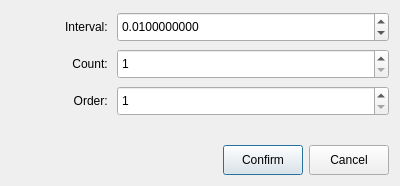
<?xml version="1.0" encoding="UTF-8"?>
<ui version="4.0">
 <class>DialogGoMarkovCut</class>
 <widget class="QDialog" name="DialogGoMarkovCut">
  <property name="geometry">
   <rect>
    <x>0</x>
    <y>0</y>
    <width>400</width>
    <height>186</height>
   </rect>
  </property>
  <property name="windowTitle">
   <string>Order and Interval</string>
  </property>
  <layout class="QVBoxLayout" name="verticalLayout">
   <item>
    <layout class="QGridLayout" name="gridLayout">
     <item row="2" column="0">
      <widget class="QLabel" name="label_3">
       <property name="minimumSize">
        <size>
         <width>100</width>
         <height>0</height>
        </size>
       </property>
       <property name="text">
        <string>Order: </string>
       </property>
       <property name="alignment">
        <set>Qt::AlignRight|Qt::AlignTrailing|Qt::AlignVCenter</set>
       </property>
      </widget>
     </item>
     <item row="2" column="1">
      <widget class="QSpinBox" name="spinOrder">
       <property name="minimumSize">
        <size>
         <width>0</width>
         <height>30</height>
        </size>
       </property>
       <property name="minimum">
        <number>1</number>
       </property>
       <property name="maximum">
        <number>10000000</number>
       </property>
      </widget>
     </item>
     <item row="0" column="1">
      <widget class="QDoubleSpinBox" name="spinInterval">
       <property name="minimumSize">
        <size>
         <width>0</width>
         <height>30</height>
        </size>
       </property>
       <property name="decimals">
        <number>10</number>
       </property>
       <property name="minimum">
        <double>0.000001000000000</double>
       </property>
       <property name="maximum">
        <double>1000000000.000000000000000</double>
       </property>
       <property name="value">
        <double>0.010000000000000</double>
       </property>
      </widget>
     </item>
     <item row="1" column="0">
      <widget class="QLabel" name="label_2">
       <property name="minimumSize">
        <size>
         <width>100</width>
         <height>0</height>
        </size>
       </property>
       <property name="text">
        <string>Count: </string>
       </property>
       <property name="alignment">
        <set>Qt::AlignRight|Qt::AlignTrailing|Qt::AlignVCenter</set>
       </property>
      </widget>
     </item>
     <item row="0" column="0">
      <widget class="QLabel" name="label">
       <property name="minimumSize">
        <size>
         <width>100</width>
         <height>0</height>
        </size>
       </property>
       <property name="text">
        <string>Interval: </string>
       </property>
       <property name="alignment">
        <set>Qt::AlignRight|Qt::AlignTrailing|Qt::AlignVCenter</set>
       </property>
      </widget>
     </item>
     <item row="1" column="1">
      <widget class="QSpinBox" name="spinCount">
       <property name="minimumSize">
        <size>
         <width>0</width>
         <height>30</height>
        </size>
       </property>
       <property name="minimum">
        <number>1</number>
       </property>
       <property name="maximum">
        <number>100000000</number>
       </property>
      </widget>
     </item>
     <item row="3" column="1">
      <spacer name="horizontalSpacer_2">
       <property name="orientation">
        <enum>Qt::Horizontal</enum>
       </property>
       <property name="sizeHint" stdset="0">
        <size>
         <width>40</width>
         <height>20</height>
        </size>
       </property>
      </spacer>
     </item>
    </layout>
   </item>
   <item>
    <layout class="QHBoxLayout" name="horizontalLayout">
     <item>
      <spacer name="horizontalSpacer">
       <property name="orientation">
        <enum>Qt::Horizontal</enum>
       </property>
       <property name="sizeHint" stdset="0">
        <size>
         <width>40</width>
         <height>20</height>
        </size>
       </property>
      </spacer>
     </item>
     <item>
      <widget class="QPushButton" name="buttonConfirm">
       <property name="minimumSize">
        <size>
         <width>80</width>
         <height>30</height>
        </size>
       </property>
       <property name="text">
        <string>Confirm</string>
       </property>
       <property name="default">
        <bool>true</bool>
       </property>
      </widget>
     </item>
     <item>
      <widget class="QPushButton" name="buttonCancel">
       <property name="minimumSize">
        <size>
         <width>80</width>
         <height>30</height>
        </size>
       </property>
       <property name="text">
        <string>Cancel</string>
       </property>
      </widget>
     </item>
    </layout>
   </item>
  </layout>
 </widget>
 <resources/>
 <connections/>
</ui>
